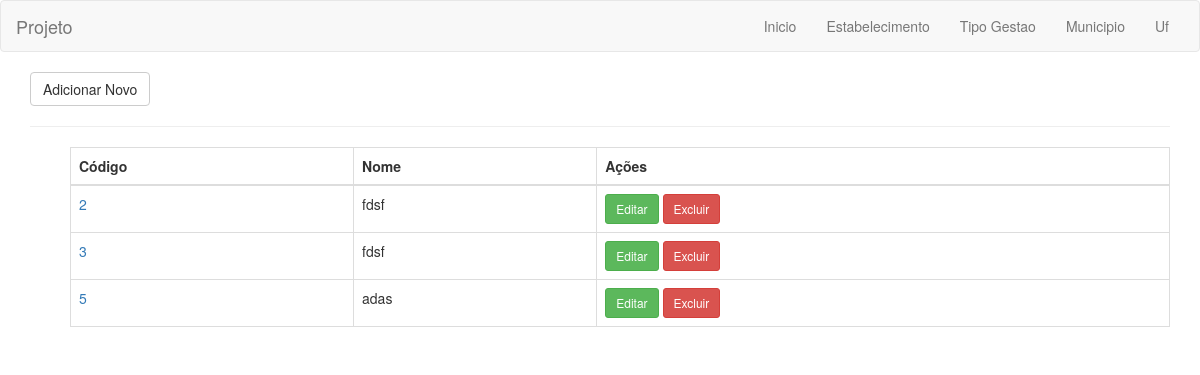
Before: /listaTipoGestao with the older database file.
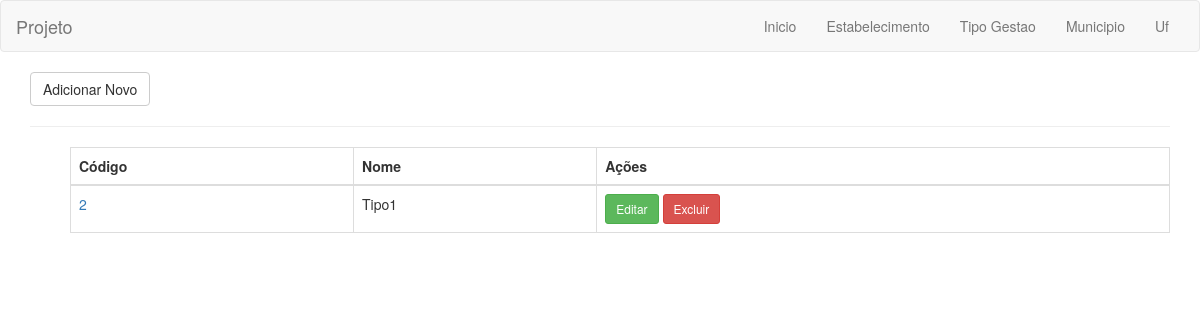
After: the same page with the newer database file.
### aplicativo/models.py (models this page shows, shortened)
class TipoGestao(models.Model):
	nome = models.CharField(max_length=60)

### aplicativo/views.py (the view)
# urls.py: url(r'^listaTipoGestao', views.TipoGestaoListView.as_view(template_name="TipoGestao/listaTipoGestao.html")),
class TipoGestaoListView(ListView):
	model = TipoGestao

### templates/TipoGestao/listaTipoGestao.html
{% extends "base.html" %}
{% block conteudo %}
<a href="/formTipoGestao" class="btn btn-default">Adicionar Novo</a>
<hr>
<ul>
    <table class="table table-bordered">
    <thead>
      <tr>
        <th>Código</th>
        <th>Nome</th>
        <th>Ações</th>
      </tr>
    </thead>
    <tbody>
    {% for tipo in object_list %}
      <tr>
    <td><a href="/editarTipoGestao/{{tipo.id}}">{{tipo.id}}</a></td>
    <td>{{tipo.nome}}</td>
    <td>
        <a href="/editarTipoGestao/{{tipo.id}}" class="btn btn-success btn-sm">Editar</a>
        <a href="/excluirTipoGestao/{{tipo.id}}" class="btn btn-danger btn-sm">Excluir</a>
    </td>
      </tr>
    {% endfor %}
    </tbody>
  </table>
</ul>
{% endblock %}

Changed rows visible on the page:
removed TipoGestao: id "3", nome "fdsf"
removed TipoGestao: id "5", nome "adas"
changed TipoGestao id 2: nome "fdsf" → "Tipo1"
